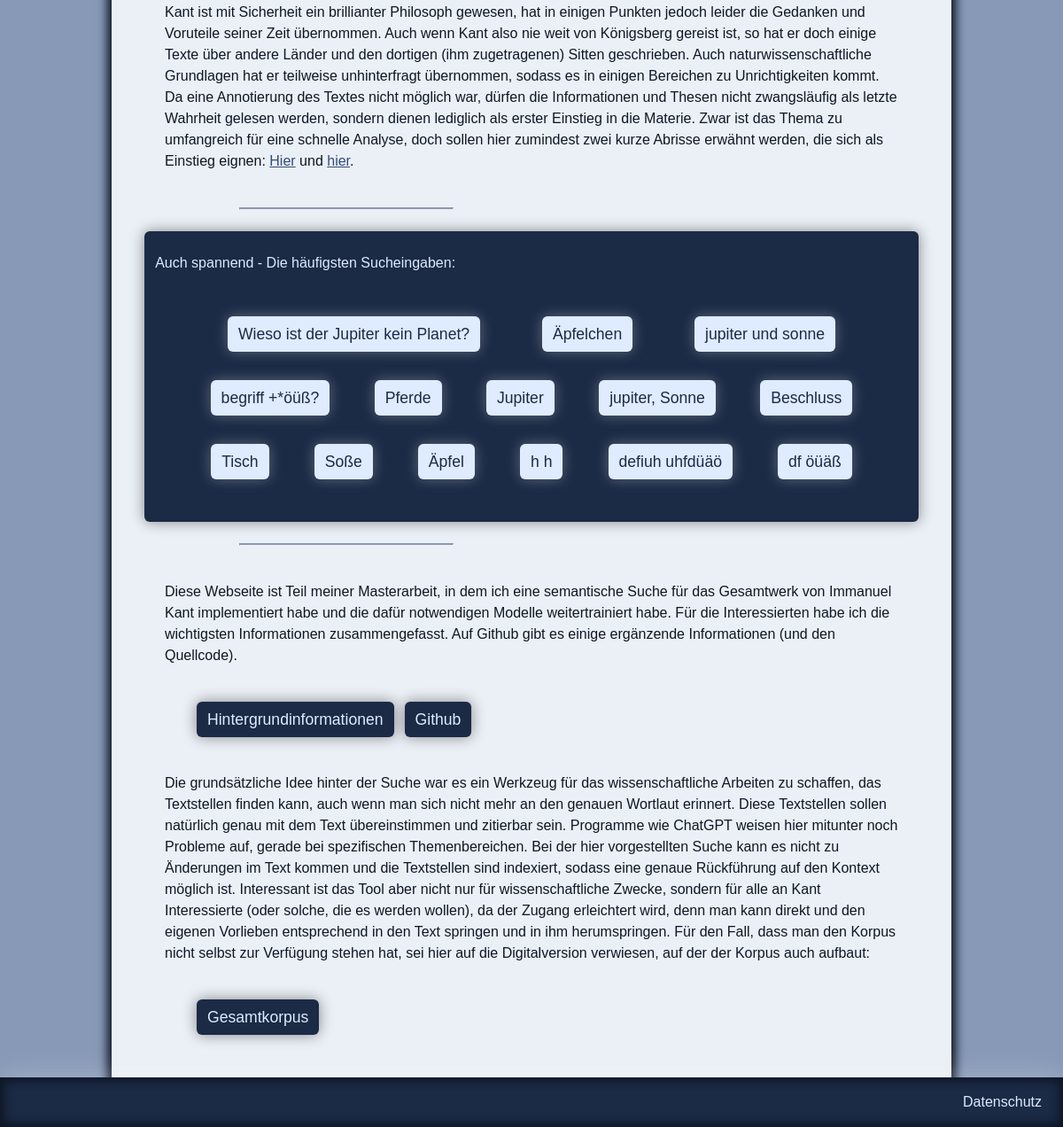
The app's page / (lower part), older data.
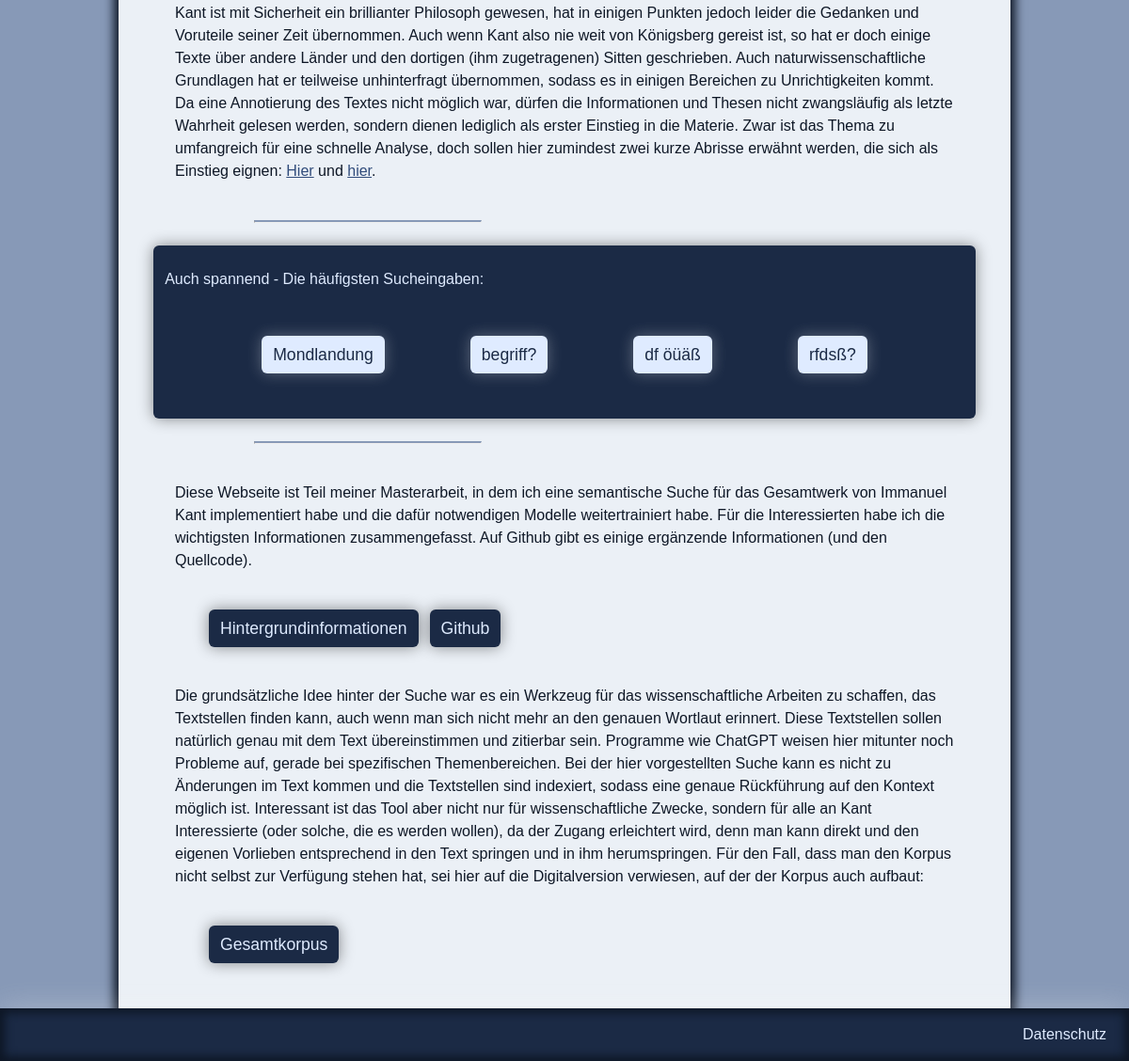
The same page, newer data.
### GUI/models.py (models this page shows, shortened)
class Suchbegriff(models.Model):
    suchbegriff_text = models.CharField(max_length=200)
    anzahl = models.IntegerField(default=0)
    bielectra_absatz = models.CharField(max_length=79, default=None)
    convbert_absatz = models.CharField(max_length=79, default=None)
    distilbert_absatz = models.CharField(max_length=79, default=None)
    gelectra_absatz = models.CharField(max_length=79, default=None)

### GUI/views.py (the view)
# urls.py: path("", views.index, name="index"),
def index(request):
    ''' 1 Häufigste Begriffe erstellen '''
    häufigste_begriffe = Suchbegriff.objects.order_by("-anzahl")[:20]
    template = loader.get_template("GUI/index.html")
    context = {
        "häufigste_begriffe": häufigste_begriffe,
    }
    return HttpResponse(template.render(context, request))

### GUI/templates/GUI/index.html (shortened to what this page needs)
<!DOCTYPE html>
{% load static %}
<link rel="stylesheet" href="{% static 'GUI/style.css' %}">
<div class="inner" id="content">
    <div>
        <p>Kant ist mit Sicherheit ein brillianter Philosoph gewesen, hat in einigen Punkten jedoch leider die Gedanken
            und Voruteile seiner Zeit übernommen. Auch wenn Kant also nie weit von Königsberg gereist ist, so hat er
            doch einige Texte über andere Länder und den dortigen (ihm zugetragenen) Sitten geschrieben. Auch naturwissenschaftliche
            Grundlagen hat er teilweise unhinterfragt übernommen, sodass es in einigen Bereichen zu Unrichtigkeiten
            kommt. Da eine Annotierung des Textes nicht möglich war, dürfen die Informationen und Thesen nicht
            zwangsläufig als letzte Wahrheit gelesen werden, sondern dienen lediglich als erster Einstieg in die Materie.
            Zwar ist das Thema zu umfangreich für eine schnelle Analyse, doch sollen hier zumindest zwei kurze Abrisse
            erwähnt werden, die sich als Einstieg eignen: <a
            href="https://www.deutschlandfunk.de/wissenschaftsgeschichte-war-philosoph-immanuel-kant-ein-100.html">Hier</a>
            und <a href="https://www.forschung-und-lehre.de/zeitfragen/wie-praegt-kant-unser-heutiges-verstaendnis-von-wissenschaft-6377">hier</a>.</p>
    </div>
    <hr>
    <div class="box">
        <p>Auch spannend - Die häufigsten Sucheingaben:</p>
        {% if häufigste_begriffe %}
        <div class="begriffe">
            {% for suchbegriff in häufigste_begriffe %}
            <a class="button light" href='#'
                    onclick="showLoaderOnClick('{% url 'ergebnisse' suchbegriff.suchbegriff_text 'bielectra|convbert|distilbert|gelectra' %}')">
                    {{ suchbegriff.suchbegriff_text }}</a>
            {% endfor %}
        </div>
        {% else %}
        <p>Es wurden bisher keine Begriffe gesucht.</p>
        {% endif %}
    </div>
    <hr>
    <div>
        <p> Diese Webseite ist Teil meiner Masterarbeit, in dem ich eine semantische Suche für das Gesamtwerk
            von Immanuel Kant implementiert habe und die dafür notwendigen Modelle weitertrainiert habe. Für die
            Interessierten habe ich die wichtigsten Informationen zusammengefasst. Auf Github
            gibt es einige ergänzende Informationen (und den Quellcode).</p>
        <div class="buttons">
            <a class="button" href="{% url 'hintergrund' %}">Hintergrundinformationen</a>
            <a class="button" href="https://github.com/In-Medias-Res-Wagnerhof-net">Github</a>
        </div>
        <p>Die grundsätzliche Idee hinter der Suche war es ein Werkzeug für das wissenschaftliche Arbeiten zu schaffen,
            das Textstellen finden kann, auch wenn man sich nicht mehr an den genauen Wortlaut erinnert. Diese
            Textstellen sollen natürlich genau mit dem Text übereinstimmen und zitierbar sein. Programme wie ChatGPT
            weisen hier mitunter noch Probleme auf, gerade bei spezifischen Themenbereichen. Bei der hier vorgestellten
            Suche kann es nicht zu Änderungen im Text kommen und die Textstellen sind indexiert, sodass eine genaue
            Rückführung auf den Kontext möglich ist. Interessant ist das Tool aber nicht nur für wissenschaftliche
            Zwecke, sondern für alle an Kant Interessierte (oder solche, die es werden wollen), da der Zugang
            erleichtert wird, denn man kann direkt und den eigenen Vorlieben entsprechend in den Text springen und in
            ihm herumspringen. Für den Fall, dass man den Korpus nicht selbst zur Verfügung stehen hat, sei hier auf die
            Digitalversion verwiesen, auf der der Korpus auch aufbaut:</p>
        <div class="buttons">
            <a class="button" href="http://kant.korpora.org">Gesamtkorpus</a>
        </div>
    </div>
</div>
<div class="footer"><a href="{% url 'datenschutz' %}">Datenschutz</a></div>

Row changes from the older to the newer data that the page shows:
removed Suchbegriff: suchbegriff_text "Wieso ist der Jupiter kein Planet?"
removed Suchbegriff: suchbegriff_text "Äpfelchen"
removed Suchbegriff: suchbegriff_text "jupiter und sonne"
removed Suchbegriff: suchbegriff_text "begriff +*öüß?"
removed Suchbegriff: suchbegriff_text "Pferde"
removed Suchbegriff: suchbegriff_text "Jupiter"
removed Suchbegriff: suchbegriff_text "jupiter, Sonne"
removed Suchbegriff: suchbegriff_text "Beschluss"
removed Suchbegriff: suchbegriff_text "Tisch"
removed Suchbegriff: suchbegriff_text "Soße"
removed Suchbegriff: suchbegriff_text "Äpfel"
removed Suchbegriff: suchbegriff_text "h h"
removed Suchbegriff: suchbegriff_text "defiuh uhfdüäö"
added Suchbegriff: suchbegriff_text "Mondlandung"
added Suchbegriff: suchbegriff_text "begriff?"
added Suchbegriff: suchbegriff_text "rfdsß?"
